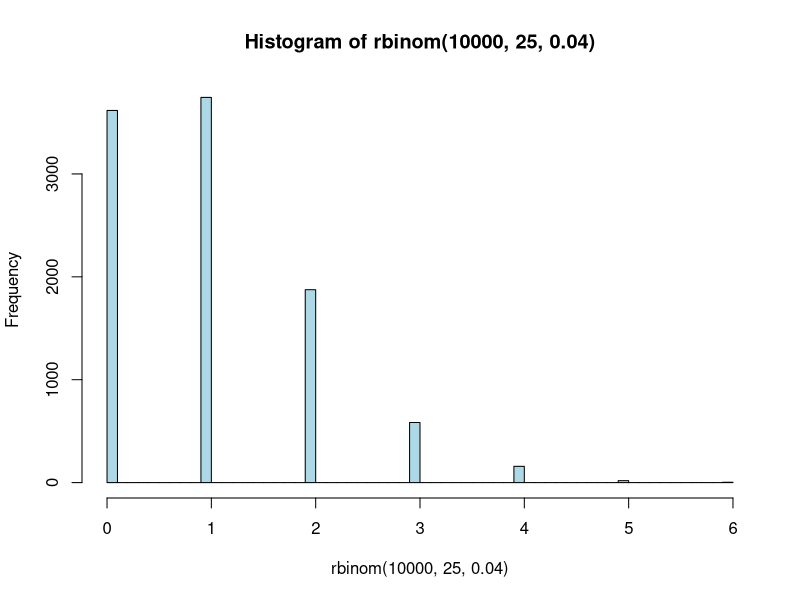

Here is the R script that generated this plot:
## ---- chunk 1
dbinom(0,25,0.04)
## ---- chunk 2
pbinom(5,25,0.04) - pbinom(1,25,0.04)
## ---- chunk 3
hist(rbinom(10000, 25, 0.04), breaks=50, col='lightblue')
## ---- chunk 4
(1-0.014)^100
## ---- chunk 5
pbinom(5, 100, 0.014)
## ---- chunk 6
1- pbinom(4, 8, 0.42)
## ---- chunk 7
dbinom(0, 23, 0.04)
